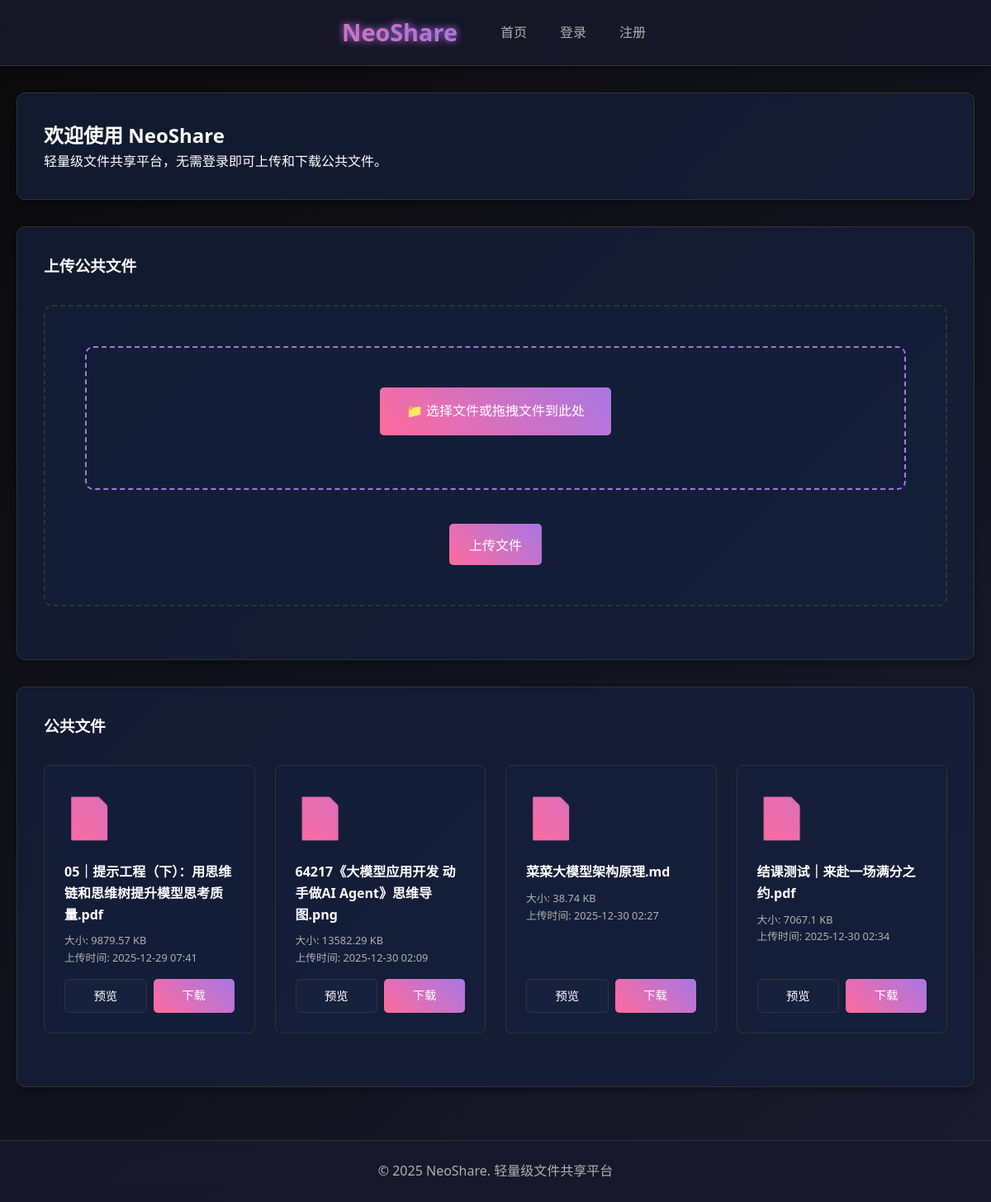
The page / on the database its author committed.
### new_app.py (models this page shows)
class File(db.Model):
    id = db.Column(db.Integer, primary_key=True)
    filename = db.Column(db.String(200), nullable=False)
    filepath = db.Column(db.String(400), nullable=False)
    owner_id = db.Column(db.Integer, db.ForeignKey('user.id'), nullable=True)
    is_public = db.Column(db.Boolean, default=False)
    created_at = db.Column(db.DateTime, default=datetime.utcnow)
    updated_at = db.Column(db.DateTime, default=datetime.utcnow, onupdate=datetime.utcnow)
    file_size = db.Column(db.Integer, nullable=False)

### new_app.py (the view)
@app.route('/')
def index():
    public_files = File.query.filter_by(is_public=True).all()
    return render_template('new_index.html', public_files=public_files)

### templates/new_index.html (shortened to what this page needs)
{% extends 'new_base.html' %}
{% block content %}
    <div class="card">
        <h2>欢迎使用 NeoShare</h2>
        <p>轻量级文件共享平台，无需登录即可上传和下载公共文件。</p>
    </div>
    <div class="card">
        <h3>上传公共文件</h3>
        <form method="POST" action="/upload" enctype="multipart/form-data" class="upload-form">
            <div id="drag-drop-area" style="border: 2px dashed var(--accent-purple); border-radius: 10px; padding: 3rem; text-align: center; margin-bottom: 1rem; transition: all 0.3s ease;">
                <label for="file-upload" class="upload-label">
                    📁 选择文件或拖拽文件到此处
                </label>
            </div>
            <br>
            <button type="submit" class="btn btn-primary">上传文件</button>
        </form>
    </div>
    <div class="card">
        <h3>公共文件</h3>
        <div class="file-list">
            {% for file in public_files %}
                <div class="file-item">
                    <div class="file-icon">📄</div>
                    <div class="file-name">{{ file.filename }}</div>
                    <div class="file-meta">
                        <p>大小: {{ (file.file_size / 1024)|round(2) }} KB</p>
                        <p>上传时间: {{ file.created_at.strftime('%Y-%m-%d %H:%M') }}</p>
                    </div>
                    <div class="file-actions">
                        <a href="{{ url_for('preview_file', file_id=file.id) }}" class="btn btn-secondary">预览</a>
                        <a href="{{ url_for('download_file', filename=file.filepath.replace('uploads_new/', '')) }}" class="btn btn-primary">下载</a>
                    </div>
                </div>
            {% endfor %}
        </div>
    </div>
{% endblock %}

### static/css/new_style.css (style rules this page uses)
* { margin: 0; padding: 0; box-sizing: border-box; }
:root { --primary-bg: #0a0a0a; --secondary-bg: #1a1a2e; --tertiary-bg: #16213e; --accent-pink: #ff6b9d; --accent-purple: #a777e3; --text-primary: #ffffff; --text-secondary: #b0b0b0; --border-color: #333333; --success-color: #4caf50; --danger-color: #f44336; --warning-color: #ff9800; --shadow: 0 4px 6px rgba(0, 0, 0, 0.3); --glow: 0 0 10px var(--accent-purple); }
body { font-family: 'Segoe UI', Tahoma, Geneva, Verdana, sans-serif; background: linear-gradient(135deg, var(--primary-bg) 0%, var(--secondary-bg) 100%); color: var(--text-primary); line-height: 1.6; min-height: 100vh; }
.card { background: rgba(22, 33, 62, 0.7); border: 1px solid var(--border-color); border-radius: 10px; padding: 2rem; margin-bottom: 2rem; box-shadow: var(--shadow); transition: all 0.3s ease; backdrop-filter: blur(5px); }
.btn { padding: 0.8rem 1.5rem; border: none; border-radius: 5px; font-size: 1rem; font-weight: 500; cursor: pointer; transition: all 0.3s ease; text-decoration: none; display: inline-block; text-align: center; }
.btn-primary { background: linear-gradient(45deg, var(--accent-pink), var(--accent-purple)); color: white; }
.btn-secondary { background: var(--tertiary-bg); color: var(--text-primary); border: 1px solid var(--border-color); }
.file-list { display: grid; grid-template-columns: repeat(auto-fill, minmax(250px, 1fr)); gap: 1.5rem; margin: 2rem 0; }
.file-item { background: rgba(22, 33, 62, 0.5); border: 1px solid var(--border-color); border-radius: 8px; padding: 1.5rem; transition: all 0.3s ease; display: flex; flex-direction: column; }
.file-icon { font-size: 3rem; margin-bottom: 1rem; background: linear-gradient(45deg, var(--accent-pink), var(--accent-purple)); -webkit-background-clip: text; -webkit-text-fill-color: transparent; background-clip: text; }
.file-name { font-weight: 600; margin-bottom: 0.5rem; color: var(--text-primary); }
.file-meta { font-size: 0.8rem; color: var(--text-secondary); margin-bottom: 1rem; }
.file-actions { display: flex; gap: 0.5rem; margin-top: auto; }
.file-actions .btn { flex: 1; padding: 0.5rem; font-size: 0.9rem; }
.upload-form { background: rgba(22, 33, 62, 0.5); border: 2px dashed var(--border-color); border-radius: 10px; padding: 3rem; text-align: center; margin: 2rem 0; transition: all 0.3s ease; }
.upload-label { display: inline-block; padding: 1rem 2rem; background: linear-gradient(45deg, var(--accent-pink), var(--accent-purple)); color: white; border-radius: 5px; cursor: pointer; font-weight: 500; transition: all 0.3s ease; margin-bottom: 1rem; }
.card, .file-item, .alert { animation: fadeIn 0.5s ease; }

### rows shown on the page
File: filename "05｜提示工程（下）：用思维链和思维树提升模型思考质量.pdf", (file.file_size/1024)|round(2) "9879.57", created_at "2025-12-29 07:41"
File: filename "64217《大模型应用开发 动手做AI Agent》思维导图.png", (file.file_size/1024)|round(2) "13582.29", created_at "2025-12-30 02:09"
File: filename "菜菜大模型架构原理.md", (file.file_size/1024)|round(2) "38.74", created_at "2025-12-30 02:27"
File: filename "结课测试｜来赴一场满分之约.pdf", (file.file_size/1024)|round(2) "7067.1", created_at "2025-12-30 02:34"
